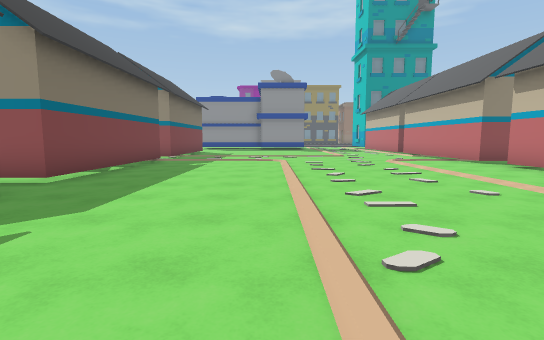
View 1 (above)

24 first-person views from a walk through a Unity game level. The camera is 1.4 m above the floor, tilts 6° down and sees 85° across. The floor is counted in squares, 2 m on a side. Each view is taken from the middle of a square. On the plan, view 1 faces up. The plan holds only what a view shows up to about 10 squares ahead; the rest is blank. The place goes on beyond the plan. The player is left out.

View 2
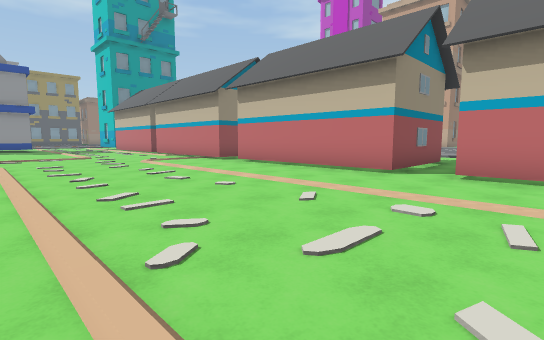

View 3
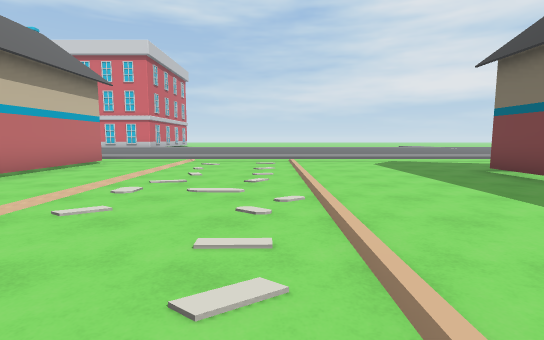

View 4
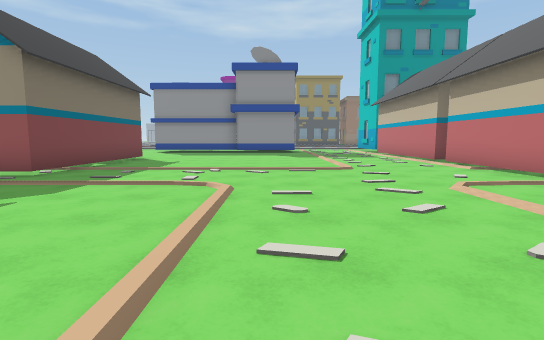

View 5
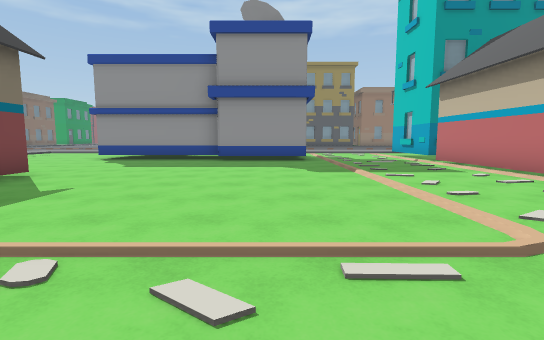

View 6
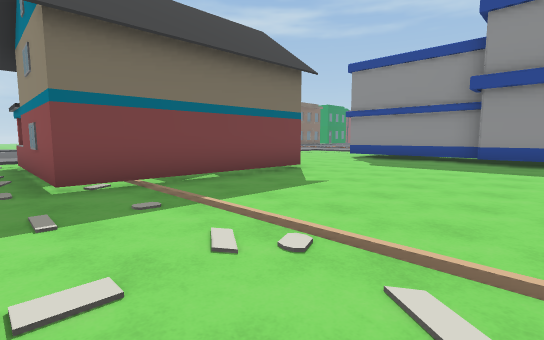

View 7
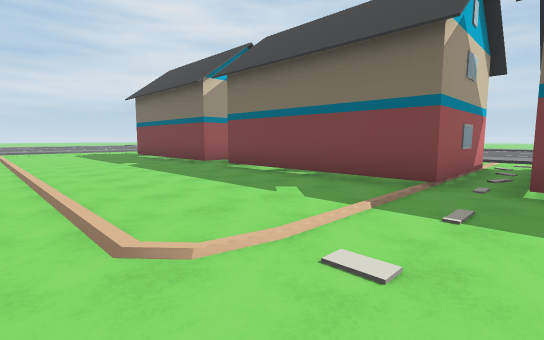

View 8
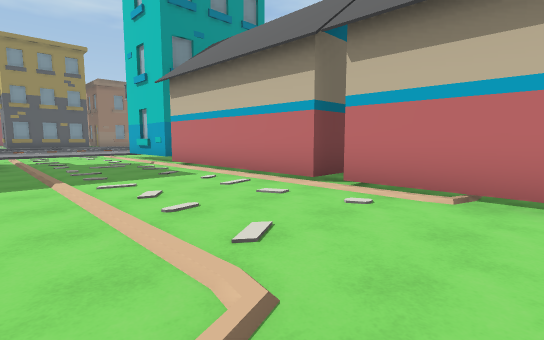

View 9
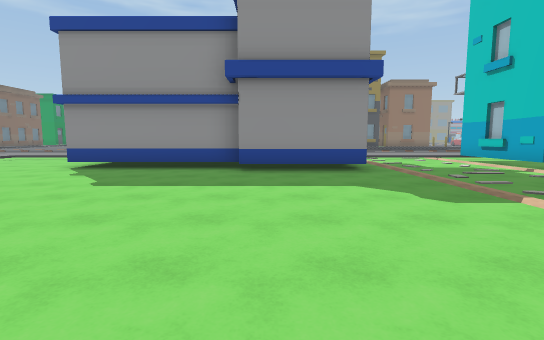

View 10
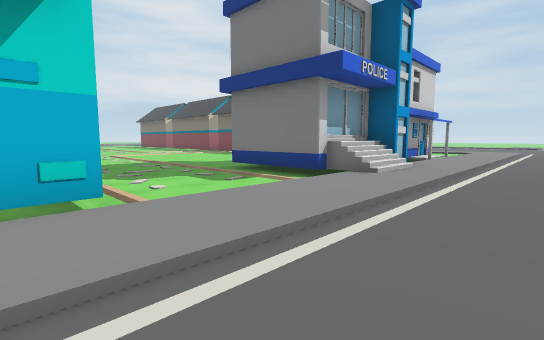

View 11
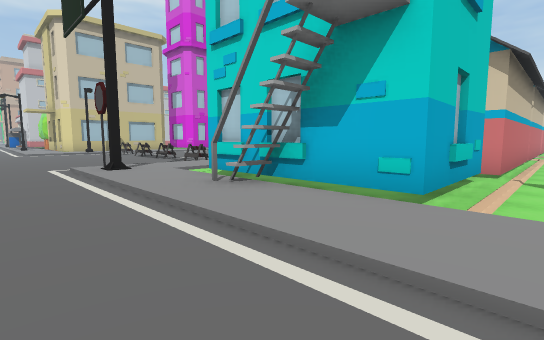

View 12
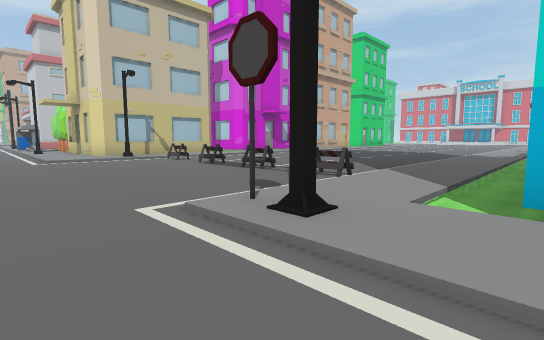

View 13
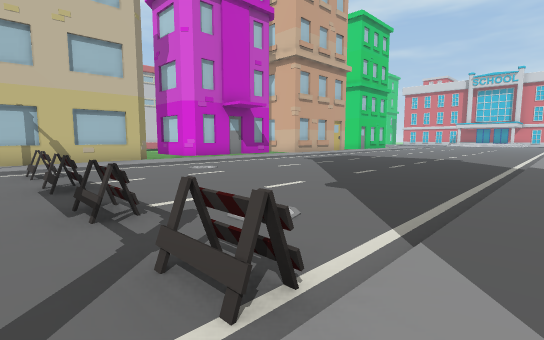

View 14
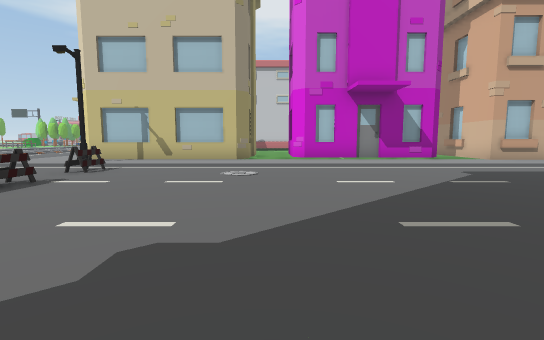

View 15
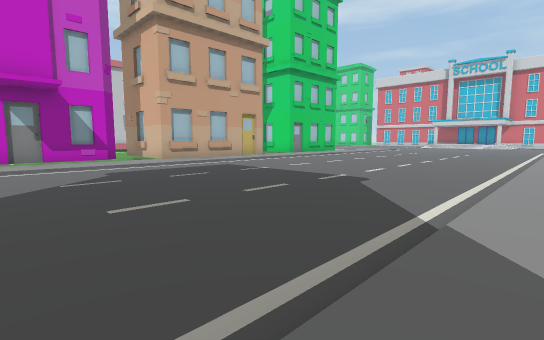

View 16
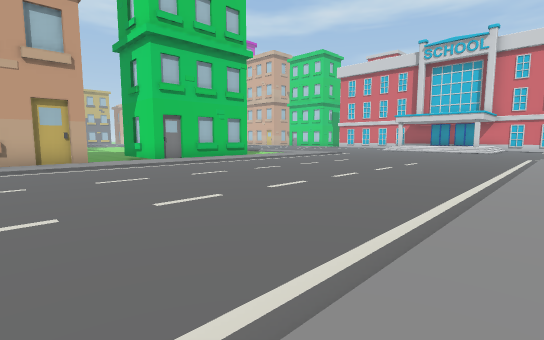

View 17
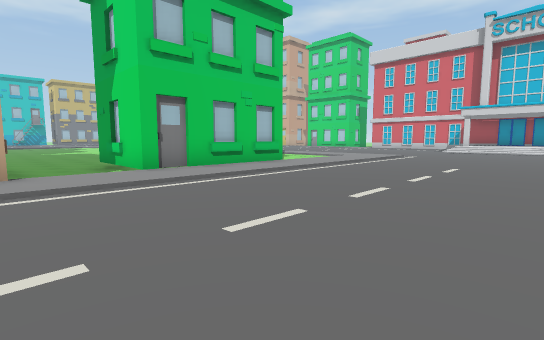

View 18
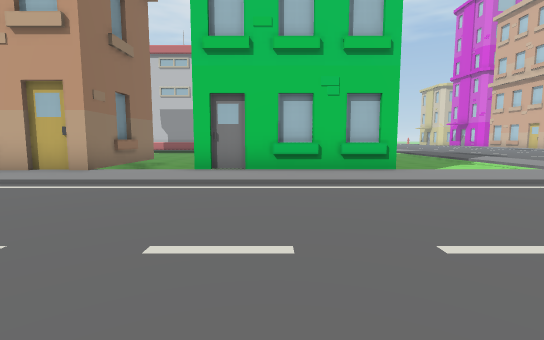

View 19
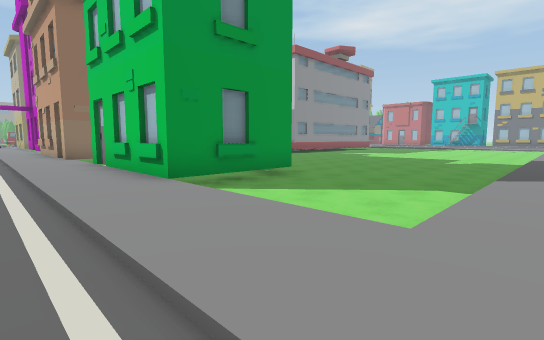

View 20
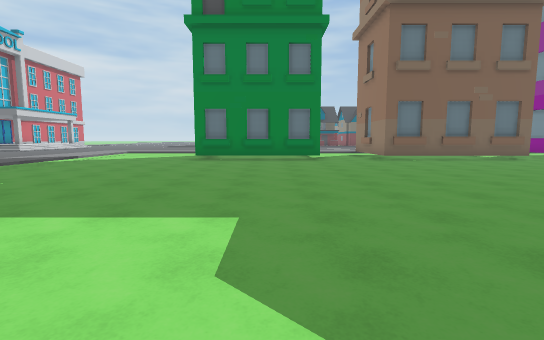

View 21
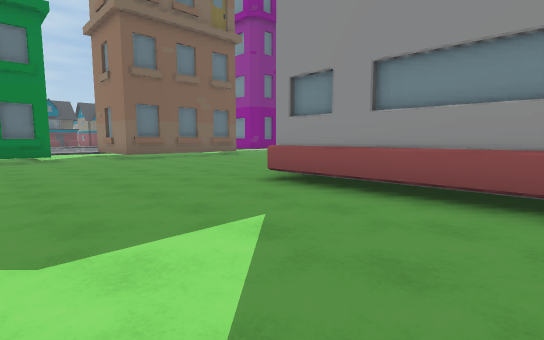

View 22
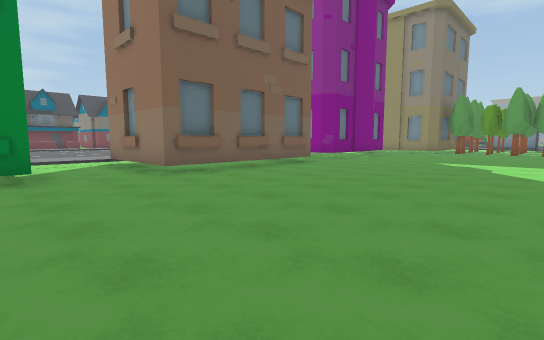

View 23
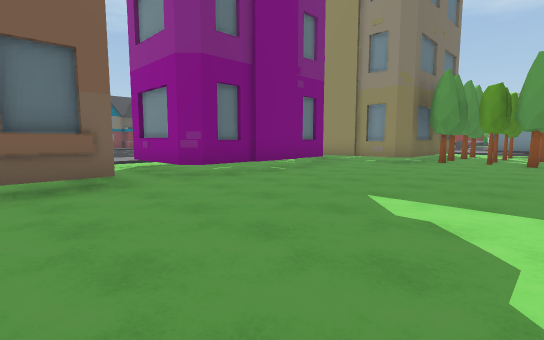

View 24
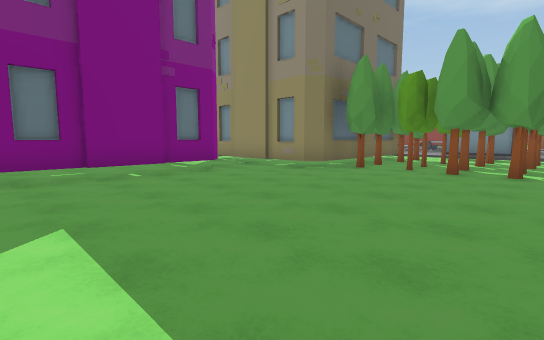

### Floor plan
Key: @ floor where view 1 was taken; # wall or solid block; . main floor; : floor 0.25 m higher than the main floor; / step, stairs or slope; B building; T tree; O other object.
Columns run from 10 left of view 1 to 36 right of it. Each row starts with its distance up from view 1.
 26        ::::::::::::::::::::::::
 25      :::::::::::::::::::::::::::::
 24      ::::::/::::::::::#:::::::::::    OOO
 23   //   #::#/#/////B///:::::::::::     /O/
 22   ... ##  ###...#####/::::::::::#    O.TO.
 21    .. ##  ###...B    /:O:O:O:O::#    T.TT.
 20    ..########...#    /::::::::::#    TTTT.
 19     ............#   B/::::::::::B    TTTT.
 18     ............#    /::::::::::#####.....
 17      ...........#   B/::::::::::/.........
 16       ..........#   B/::::::::::##B#......
 15       #.........#    /::::::::::#  #......
 14       #.........##   /::::::::::#  #......
 13       #.........#   B/::::::::::#  #......
 12       #.........#   B ::::::::::##B#......
 11 /:B####.........#   B ::::::::::/.........
 10 /:..............#     ::::::::::B###......
  9 /: B  #.........##    ::::::::::## #......
  8       #...........    ::::::::::B  B......
  7       #.........#   B ::::::::::#  #......
  6       #.........#   B ::::::::::####......#####
  5       #.........#   B ::::::::::/..............
  4       ..........#     ::::::::::/..............
  3       #.........####./::::::::::B #B...........
  2       #.............. ::::::::::# ##...........
  1       #.........#   B ::::::::::B ##.........
  0       #...@.....#   B ::::::::::B##B........
 -1       #.........#   B ::::::::::/..........
 -2       ..........#     ::::::::::/.........
 -3      ...........#      :::::::::/..........
 -4     .............      :: ::::::/..........
 -5     :::::::::::::          :::::::::::::

Where each view was taken, in squares from view 1:
view 1: 0 up, 0 right, facing up
view 2: 0 up, 0 right, facing up-right
view 3: 5 up, 1 right, facing down
view 4: 5 up, 1 right, facing up
view 5: 10 up, 1 right, facing up
view 6: 10 up, 1 right, facing up-left
view 7: 11 up, 1 right, facing down-left
view 8: 11 up, 2 right, facing up-right
view 9: 13 up, 0 right, facing up
view 10: 26 up, 7 right, facing down-left
view 11: 26 up, 5 right, facing down-right
view 12: 26 up, 10 right, facing down-right
view 13: 22 up, 12 right, facing down-right
view 14: 17 up, 13 right, facing right
view 15: 15 up, 12 right, facing down-right
view 16: 8 up, 12 right, facing down-right
view 17: 6 up, 16 right, facing down-right
view 18: 2 up, 16 right, facing right
view 19: 5 down, 20 right, facing up-right
view 20: 2 up, 35 right, facing left
view 21: 2 up, 36 right, facing up-left
view 22: 3 up, 31 right, facing up-left
view 23: 9 up, 30 right, facing up-left
view 24: 12 up, 31 right, facing up-left
